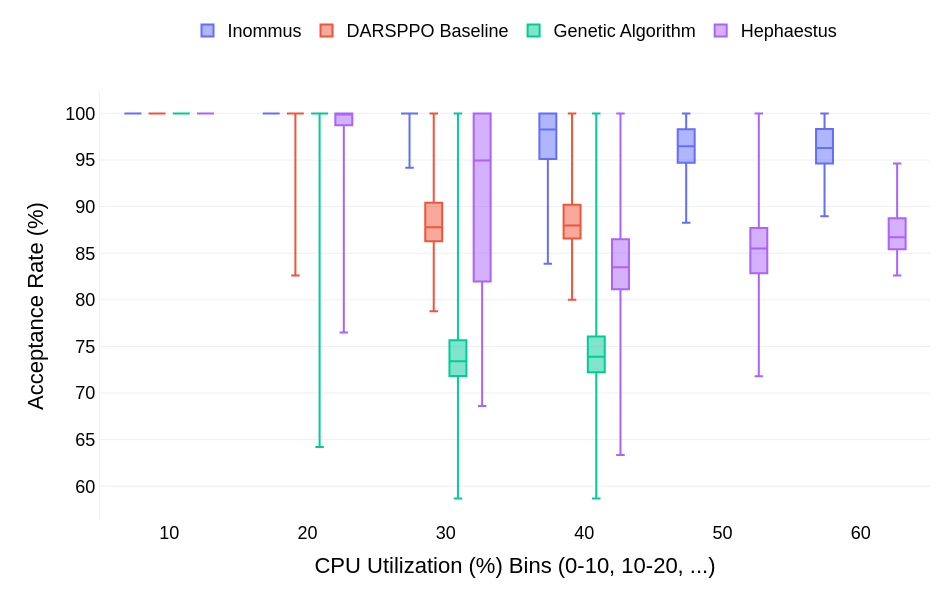

The cell this chart's notebook holds for it:
### Code cell
# O dicionário de legendas que você já definiu na célula 14
legendas_map = {
    'Kuririn PPO': 'Inommus',
    'DARSPPO': 'DARSPPO Baseline',
    'hephaestus': 'Hephaestus',
    'GA': 'Genetic Algorithm',
}

# Chame a nova função:
metricas = ["latency","acceptance_rate"]

create_binned_boxplot(
    df_full=big_data,
    x_col='cpu_utilization',
    y_col="acceptance_rate",
    alg_col='algorithm',
    legend_map=legendas_map,
    bin_size=10,
    x_multiplier=100.0,  # Converte 0.08 para 8 (para agrupar no bin "10")
    xaxis_title="CPU Utilization (%) Bins (0-10, 10-20, ...)",
    yaxis_title="Acceptance Rate (%)"
)

### Figure 1 — Plotly figure (JSON) as saved in the notebook; plotly's stock layout.template omitted (floating-point values rounded to 4 significant figures; data arrays with more than 128 entries replaced by an {"elided": "..."} marker saying what was removed)
{"data": [{"alignmentgroup": "True", "boxpoints": false, "hovertemplate": "Algorithm=Inommus<br>cpu_utilization_bin=%{x}<br>acceptance_rate=%{y}<extra></extra>", "legendgroup": "Inommus", "marker": {"color": "#636efa"}, "name": "Inommus", "notched": false, "offsetgroup": "Inommus", "orientation": "v", "quartilemethod": "exclusive", "showlegend": true, "type": "box", "x": {"elided": "32267 int values"}, "x0": " ", "xaxis": "x", "y": {"elided": "32267 float values"}, "y0": " ", "yaxis": "y"}, {"alignmentgroup": "True", "boxpoints": false, "hovertemplate": "Algorithm=DARSPPO Baseline<br>cpu_utilization_bin=%{x}<br>acceptance_rate=%{y}<extra></extra>", "legendgroup": "DARSPPO Baseline", "marker": {"color": "#EF553B"}, "name": "DARSPPO Baseline", "notched": false, "offsetgroup": "DARSPPO Baseline", "orientation": "v", "quartilemethod": "exclusive", "showlegend": true, "type": "box", "x": {"elided": "22650 int values"}, "x0": " ", "xaxis": "x", "y": {"elided": "22650 float values"}, "y0": " ", "yaxis": "y"}, {"alignmentgroup": "True", "boxpoints": false, "hovertemplate": "Algorithm=Genetic Algorithm<br>cpu_utilization_bin=%{x}<br>acceptance_rate=%{y}<extra></extra>", "legendgroup": "Genetic Algorithm", "marker": {"color": "#00cc96"}, "name": "Genetic Algorithm", "notched": false, "offsetgroup": "Genetic Algorithm", "orientation": "v", "quartilemethod": "exclusive", "showlegend": true, "type": "box", "x": {"elided": "32310 int values"}, "x0": " ", "xaxis": "x", "y": {"elided": "32310 float values"}, "y0": " ", "yaxis": "y"}, {"alignmentgroup": "True", "boxpoints": false, "hovertemplate": "Algorithm=Hephaestus<br>cpu_utilization_bin=%{x}<br>acceptance_rate=%{y}<extra></extra>", "legendgroup": "Hephaestus", "marker": {"color": "#ab63fa"}, "name": "Hephaestus", "notched": false, "offsetgroup": "Hephaestus", "orientation": "v", "quartilemethod": "exclusive", "showlegend": true, "type": "box", "x": {"elided": "45975 int values"}, "x0": " ", "xaxis": "x", "y": {"elided": "45975 float values"}, "y0": " ", "yaxis": "y"}], "layout": {"boxmode": "group", "font": {"color": "Black", "family": "Arial", "size": 18}, "height": 600, "legend": {"orientation": "h", "title": {}, "tracegroupgap": 0, "x": 0.5, "xanchor": "center", "y": 1.1, "yanchor": "bottom"}, "margin": {"b": 80, "l": 100, "r": 20, "t": 40}, "width": 950, "xaxis": {"anchor": "y", "categoryarray": [10, 20, 30, 40, 50, 60], "categoryorder": "array", "domain": [0, 1], "title": {"text": "CPU Utilization (%) Bins (0-10, 10-20, ...)"}, "type": "category"}, "yaxis": {"anchor": "x", "domain": [0, 1], "showgrid": true, "showline": true, "title": {"text": "Acceptance Rate (%)"}}}}
